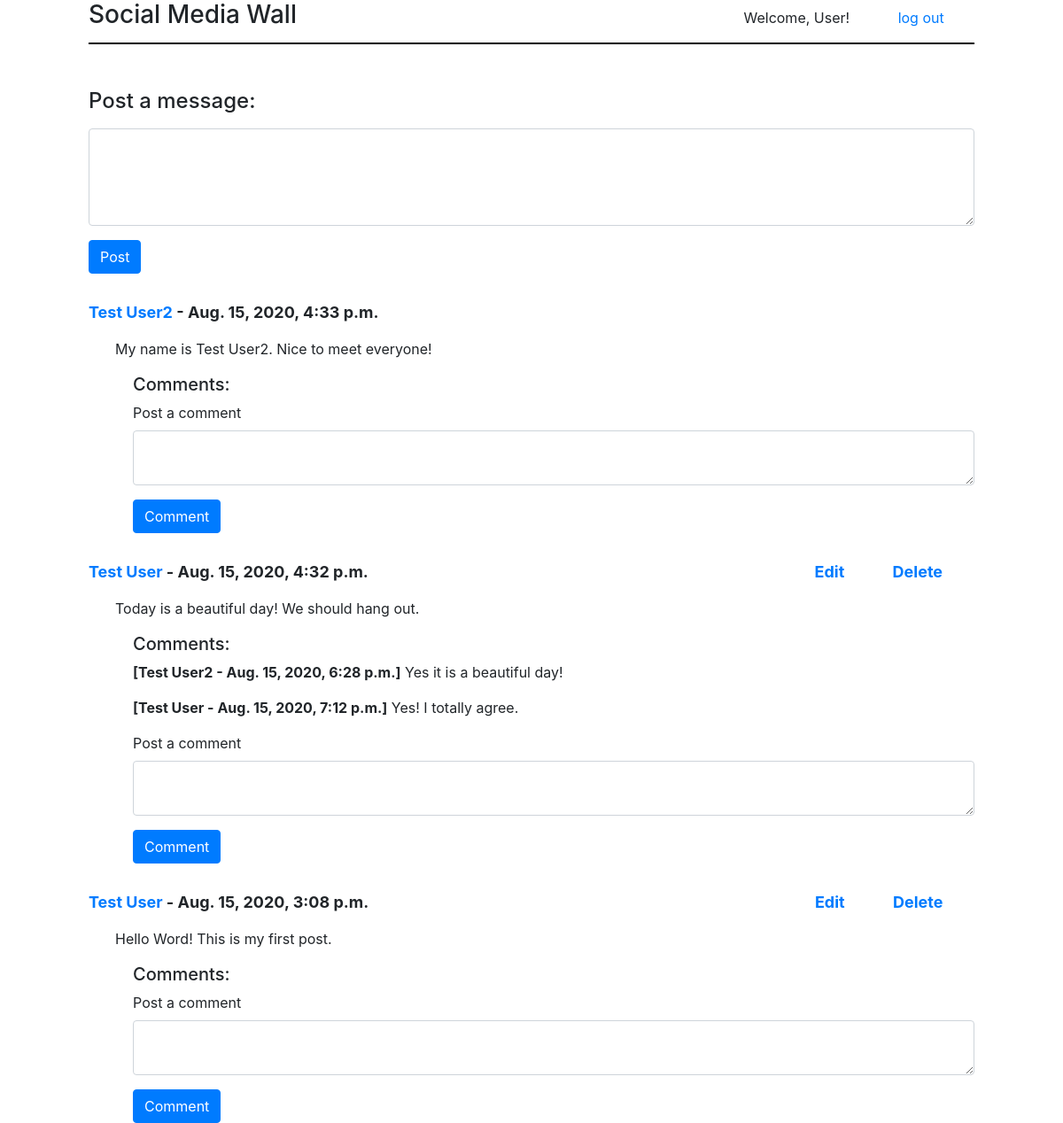
Screenshot of /wall (signed in) with the database file from the repository.
### social_media_app/models.py (models this page shows)
class User(models.Model):
    first_name = models.CharField(max_length=100)
    last_name = models.CharField(max_length=100)
    dob = models.DateField(null=True)
    email = models.CharField(max_length=100)
    password = models.CharField(max_length=100)
    created_at = models.DateTimeField(auto_now_add=True)
    updated_at = models.DateTimeField(auto_now=True)
    objects = UserManager()
    def fullname(self):
        return self.first_name + " " + self.last_name

class Message(models.Model):
    content = models.TextField()
    user = models.ForeignKey(User, related_name="messages", on_delete=models.CASCADE)
    created_at = models.DateTimeField(auto_now_add=True)
    updated_at = models.DateTimeField(auto_now=True)
    objects = OtherManager()

class Comment(models.Model):
    content = models.TextField()
    user = models.ForeignKey(User, related_name="comments", on_delete=models.CASCADE)
    message = models.ForeignKey(Message, related_name="comments", on_delete=models.CASCADE)
    created_at = models.DateTimeField(auto_now_add=True)
    updated_at = models.DateTimeField(auto_now=True)
    objects = OtherManager()

### social_media_app/views.py (the view)
# urls.py: path('wall',views.render_wall),
def render_wall(request):
    if 'name' not in request.session:
        return redirect('/')
    context = {
        "messages" : Message.objects.all()
    }
    return render(request,'wall.html',context)

### social_media_app/templates/wall.html (shortened to what this page needs)
<!DOCTYPE html>
<html lang="en">
<head>
    <link rel="stylesheet" href="https://maxcdn.bootstrapcdn.com/bootstrap/4.0.0/css/bootstrap.min.css"
>
    {% load static %}
    <link rel="stylesheet" href="{% static 'wall_style.css' %}">
</head>
<body>
    <div id="wrapper">
        <div id="header">
            <h3>Social Media Wall</h3>
            <p>Welcome, {{request.session.name}}!</p>
            <a href="/logout">log out</a>
        </div>
        <div id="main_wall">
            <form action="/post" method="POST">
                <div class="form-group">
                    <label for="message">
                        <h4>Post a message:</h4>
                    </label>
                    <textarea name="message" id="message" cols="20" rows="4" class="form-control"></textarea>
                </div>
                <button class="btn btn-primary">Post</button>
            </form>
            <div id="posts">
                {% for message in messages reversed%}
                <div class="post">
                    <div class="post_head">
                        <p>
                            <a href="/profile/{{message.user.id}}">{{message.user.fullname}}</a> - {{message.created_at}}
                            <span style="margin-left: 500px;">
                                {% if request.session.uid == message.user.id %}
                                    <a href="/edit/{{message.id}}" style="margin-right:50px;">Edit</a>
                                    <a href="/delete/{{message.id}}">Delete</a>
                                {% endif %}
                            </span>
                        </p>
                    </div>
                    <p class="post_content">{{message.content}}</p>
                    <div class="comments">
                        <h5>Comments:</h5>
                        {% for comment in message.comments.all%}
                        <p><span style="font-weight: bold;">[{{comment.user.fullname}} - {{comment.created_at}}]</span>
                            {{comment.content}}</p>
                        {% endfor %}
                        <form action="/comment/{{message.id}}" method="POST" class="comment_content">
                            <div class="form-group">
                                <label for="comment">Post a comment</label>
                                <textarea name="comment" id="comment" cols="20" rows="2"
                                    class="form-control"></textarea>
                            </div>
                            <button class="btn btn-primary">Comment</button>
                        </form>
                    </div>
                </div>
                {% endfor %}
            </div>
        </div>
    </div>
</body>
</html>

### social_media_app/static/wall_style.css (style rules this page uses)
#wrapper { width: 1000px; margin: 0px auto; }
#header { border-bottom: 2px black solid; margin-bottom: 50px; }
#header * { display: inline-block; }
#header p { margin-left: 500px; margin-right: 50px; }
#posts { margin-top: 20px; }
.post { margin-top: 30px; }
.post .post_head { font-weight: bolder; font-size: large; }
.post .post_content { margin-left: 30px; }
.post .comments { margin-left: 50px; }

### rows the page displays
User: session.name "User"
Message: user.fullname "Test User2", created_at "Aug. 15, 2020, 4:33 p.m.", content "My name is Test User2. Nice to meet everyone!"
Message: user.fullname "Test User", created_at "Aug. 15, 2020, 4:32 p.m.", content "Today is a beautiful day! We should hang out."
Comment: user.fullname "Test User2", created_at "Aug. 15, 2020, 6:28 p.m.", content "Yes it is a beautiful day!"
Comment: user.fullname "Test User", created_at "Aug. 15, 2020, 7:12 p.m.", content "Yes! I totally agree."
Message: user.fullname "Test User", created_at "Aug. 15, 2020, 3:08 p.m.", content "Hello Word! This is my first post."
